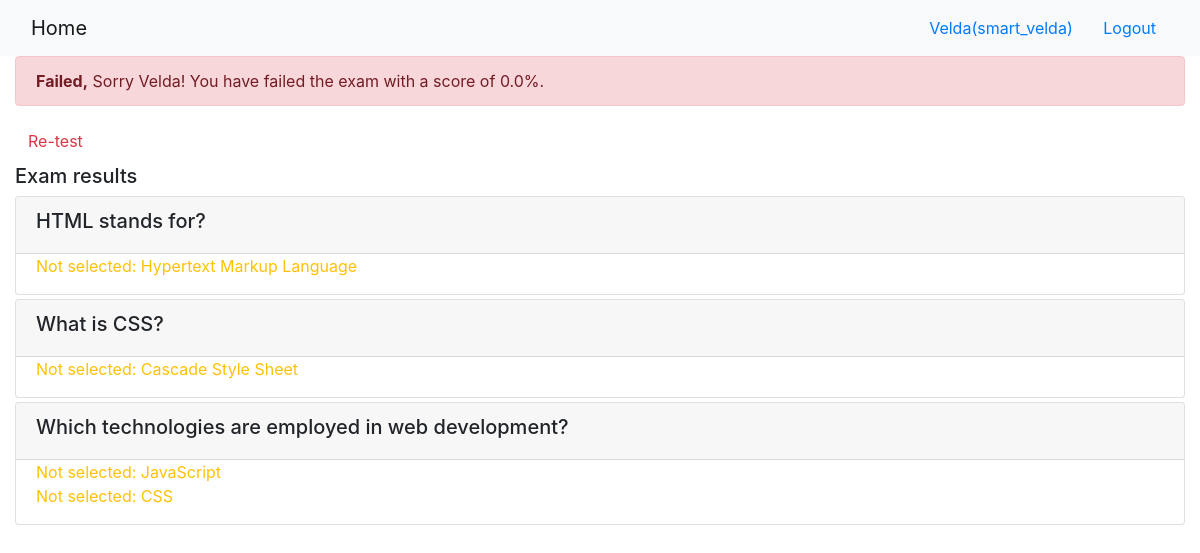
The page /onlinecourse/course/1/submission/1/result/ (signed in) on the database its author committed.
### onlinecourse/models.py (models this page shows, shortened)
class Question(models.Model):
    course = models.ForeignKey(Course, on_delete=models.CASCADE)
    question_text = models.TextField()
    grade = models.IntegerField(default=0)

class Choice(models.Model):
    question = models.ForeignKey(Question, on_delete=models.CASCADE) # One question can have multiple choices
    choice_text = models.TextField()    # to be modified if needed
    is_correct = models.BooleanField()

### onlinecourse/views.py (the view)
# urls.py: path('course/<int:course_id>/submission/<int:submission_id>/result/', views.show_exam_result, name='show_exam_result'),
def show_exam_result(request, course_id, submission_id):
    context = {}
    course = get_object_or_404(Course, pk=course_id)
    submission = get_object_or_404(Submission, pk=submission_id)
    selected_choices = submission.choices.all()
    total_score = 0
    total_marks = 0
    for question in course.question_set.all():
        total_marks += question.grade
        get_score = False
        incorrect_choices_count = 0
        for choice in question.choice_set.all():
            if choice in selected_choices:
                if choice.is_correct:
                    get_score = True
                else:
                    get_score = False
                    incorrect_choices_count += 1
        if get_score and incorrect_choices_count == 0:
            total_score += question.grade
        else:
            pass
    context['course'] = course
    context['grade'] =  round((total_score / total_marks * 100), 2)
    context['choices'] = selected_choices
    return render(request, 'onlinecourse/exam_result_bootstrap.html', context)

### onlinecourse/templates/onlinecourse/exam_result_bootstrap.html (shortened to what this page needs)
<!DOCTYPE html>
<html lang="en">
<head>
    {% load static %}
    <link rel="stylesheet" href="https://maxcdn.bootstrapcdn.com/bootstrap/4.5.2/css/bootstrap.min.css">
</head>
<body>
 <nav class="navbar navbar-light bg-light">
    <div class="container-fluid">
        <div class="navbar-header">
              <a class="navbar-brand" href="{% url 'onlinecourse:index' %}">Home</a>
        </div>
        <ul class="nav navbar-nav navbar-right">
            {% if user.is_authenticated %}
            <li>
                <a class="btn btn-link" href="#">{{ user.first_name }}({{ user.username }})</a>
                <a class="btn btn-link" href="{% url 'onlinecourse:logout' %}">Logout</a>
            </li>
            {% endif %}
        </ul>
    </div>
</nav>
 <div class="container-fluid">
    {% if grade > 80 %}
    <div class="alert alert-success">
       <b>Congratulations, {{user.first_name}}!</b> You have passed the exams and completed the course with a score of {{grade}}%.
    </div>
    {% else %}
    <div class="alert alert-danger">
        <b>Failed,</b> Sorry {{user.first_name}}! You have failed the exam with a score of {{grade}}%.
    </div>
    <a class="btn btn-link text-danger" href="{% url 'onlinecourse:course_details' course.id %}">Re-test</a>
    {% endif %}
    <div class="card-columns-vertical mt-1">
        <h5 class="">Exam results</h5>
        {% for question in course.question_set.all %}
        <div class="card mt-1">
            <div class="card-header"><h5>{{ question.question_text }}</h5></div>
            <div class="form-group">
                {% for choice in question.choice_set.all %}
                <div class="form-check">
                    {% if choice.is_correct and choice in choices %}
                    <div class="text-success">Correct answer: {{ choice.choice_text }}</div>
                    {% else %}{% if choice.is_correct and not choice in choices %}
                    <div class="text-warning">Not selected: {{ choice.choice_text }}</div>
                    {% else %}{% if not choice.is_correct and choice in choices %}
                    <div class="text-danger">Wrong answer: {{ choice.choice_text }}</div>
                    {% else %}
                    <div>{{ choice.content }}</div>
                    {% endif %}{% endif %}{% endif %}
                </div>
                {% endfor %}
            </div>
        </div>
        {% endfor %}
    </div>
 </div>
</body>
</html>

### rows shown on the page
Question: question_text "HTML stands for?"
Choice: choice_text "Hypertext Markup Language"
Question: question_text "What is CSS?"
Choice: choice_text "Cascade Style Sheet"
Question: question_text "Which technologies are employed in web development?"
Choice: choice_text "JavaScript"
Choice: choice_text "CSS"

### other values the page prints
{{ user.first_name }} "Velda"
{{ user.username }} "smart_velda"
{{ grade }} "0.0"
